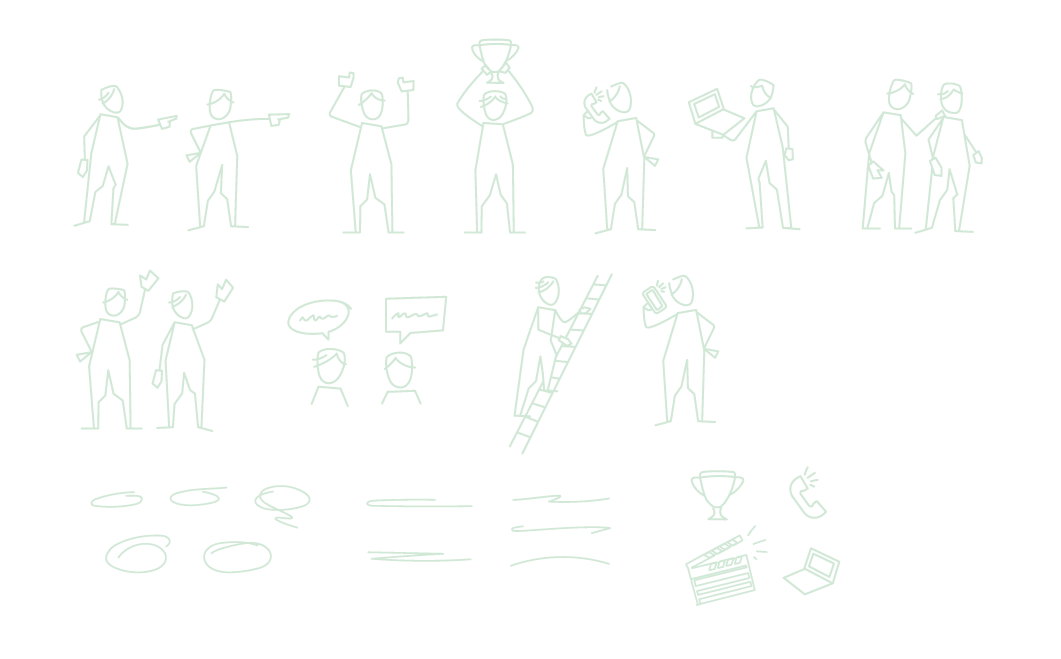
#> input picture assets/decorations/KrabbelBabbel-Extra-01 (1).png, 4243 x 2634 px (shown at 1/4 size)
$ python -i base.py   (imports and definitions only)
#> lines starting #> are read from the running program, lines starting #| are printed output that depends on the picture; after the words box and inside, x2 and y2 are one past the last pixel; in counts of white or black regions, pixels touching at a corner belong together
"""BaseTemplate - shared layout utilities for branded 1080x1080 Instagram images.

Provides canvas creation, gradient backgrounds, dynamic background patterns,
logo watermark placement, KrabbelBabbel decoration overlays, pixel-based text
wrapping, font/color access, and the 3-zone layout system (headline / photo / CTA).

Usage:
    from templates.base import BaseTemplate

    class MyTemplate(BaseTemplate):
        def render(self, data, photo=None):
            img = self.create_canvas()
            img, bg = self.draw_headline_zone(img, "Bersama\\nKita Tumbuh")
            img = self.draw_photo_zone(img, photo=photo)
            img = self.draw_cta_banner(img, "TOGETHER WE GROW")
            return img
"""

import random
from pathlib import Path

import yaml
from PIL import Image, ImageColor, ImageDraw, ImageFont


class BaseTemplate:
    """Base class for all PUM branded Instagram image templates.

    Handles brand config loading, canvas creation, gradient backgrounds,
    dynamic background patterns, logo watermark placement, KrabbelBabbel
    decoration overlays, text wrapping, font/color access, and the 3-zone
    layout system matching @pum_nl Instagram style.
    """

    # Canvas dimensions (Instagram square post)
    WIDTH = 1080
    HEIGHT = 1080

    # 3-zone layout heights
    HEADLINE_ZONE_HEIGHT = 378   # ~35%
    PHOTO_ZONE_HEIGHT = 486      # ~45%
    CTA_ZONE_HEIGHT = 216        # ~20%

    # Legacy layout zones (kept for backward compat)
    MARGIN = 80
    CONTENT_WIDTH = 920  # WIDTH - 2 * MARGIN
    HEADER_TOP = 80
    CONTENT_TOP = 220
    CONTENT_BOTTOM = 900
    FOOTER_TOP = 920

    # Watermark defaults
    WATERMARK_WIDTH = 120
    WATERMARK_PADDING = 30

    # Font size presets (measured for 1080x1080 canvas)
    FONT_SIZES = {
        "heading_large": 52,
        "heading_medium": 44,
        "heading_small": 36,
        "body_large": 30,
        "body_medium": 26,
        "body_small": 22,
        "stat_number": 96,
        "stat_label": 28,
        "decorative": 36,
        "caption": 20,
    }

    # Gradient color combinations from PUM brand palette
    GRADIENT_COMBOS = [
        ("#0E5555", "#D2E8D7"),  # dark green -> mint
        ("#0E5555", "#F8E3B3"),  # dark green -> beige
        ("#FF6900", "#F8E3B3"),  # orange -> beige
        ("#659BD1", "#D2E8D7"),  # blue -> mint
        ("#0E5555", "#659BD1"),  # dark green -> blue
        ("#D69A5F", "#F8E3B3"),  # warm brown -> beige
    ]

    # Headline zone background color rotation
    HEADLINE_BG_COLORS = [
        "#0E5555",  # dark teal
        "#D2E8D7",  # light mint
        "#F8E3B3",  # light beige
    ]

    # Bracket decoration constants
    BRACKET_LENGTH = 40
    BRACKET_THICKNESS = 3
    BRACKET_INSET = 20  # how far from photo zone edges

    def __init__(self, config_path=None):
        """Initialize BaseTemplate with brand config and assets.

        Args:
            config_path: Path to brand_config.yaml. Defaults to project root.
        """
        self.project_root = Path(__file__).resolve().parent.parent

        if config_path is None:
            config_path = self.project_root / "brand_config.yaml"

        with open(config_path, "r", encoding="utf-8") as f:
            self.config = yaml.safe_load(f)

        self._load_fonts()
        self._load_logos()
        self._load_decorations()

    # [592 lines left out: functions _load_fonts, _load_logos, _load_decorations, draw_headline_zone, draw_photo_zone, _draw_fallback_photo_zone and 16 more, not called in this run]

>>> import cv2
>>> picture = cv2.imread('../assets/decorations/KrabbelBabbel-Extra-01 (1).png', cv2.IMREAD_GRAYSCALE)
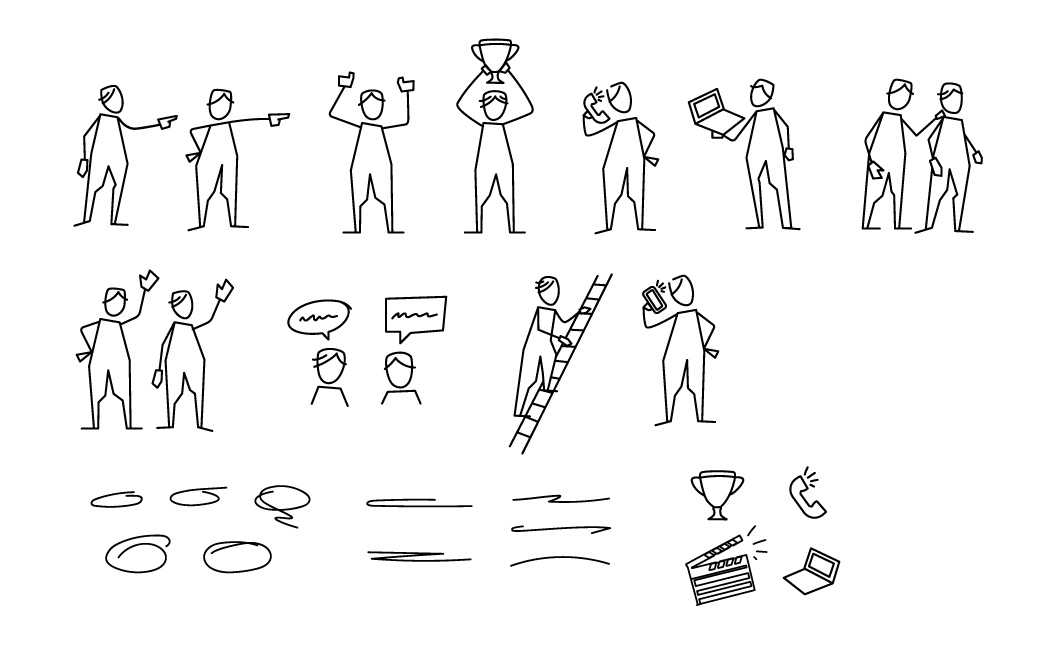
#> picture: shape (2634, 4243) (shown at 1/4 size); values 223 (black) and 255 (white), 96.1% white; 64 black regions, largest, box (x1, y1, x2, y2) and area: (3447, 438, 3932, 935) 37078, (2035, 1094, 2451, 1818) 31150, (1825, 154, 2135, 934) 27240
#> (the run stopped early here; a loop or call above may not have finished)
